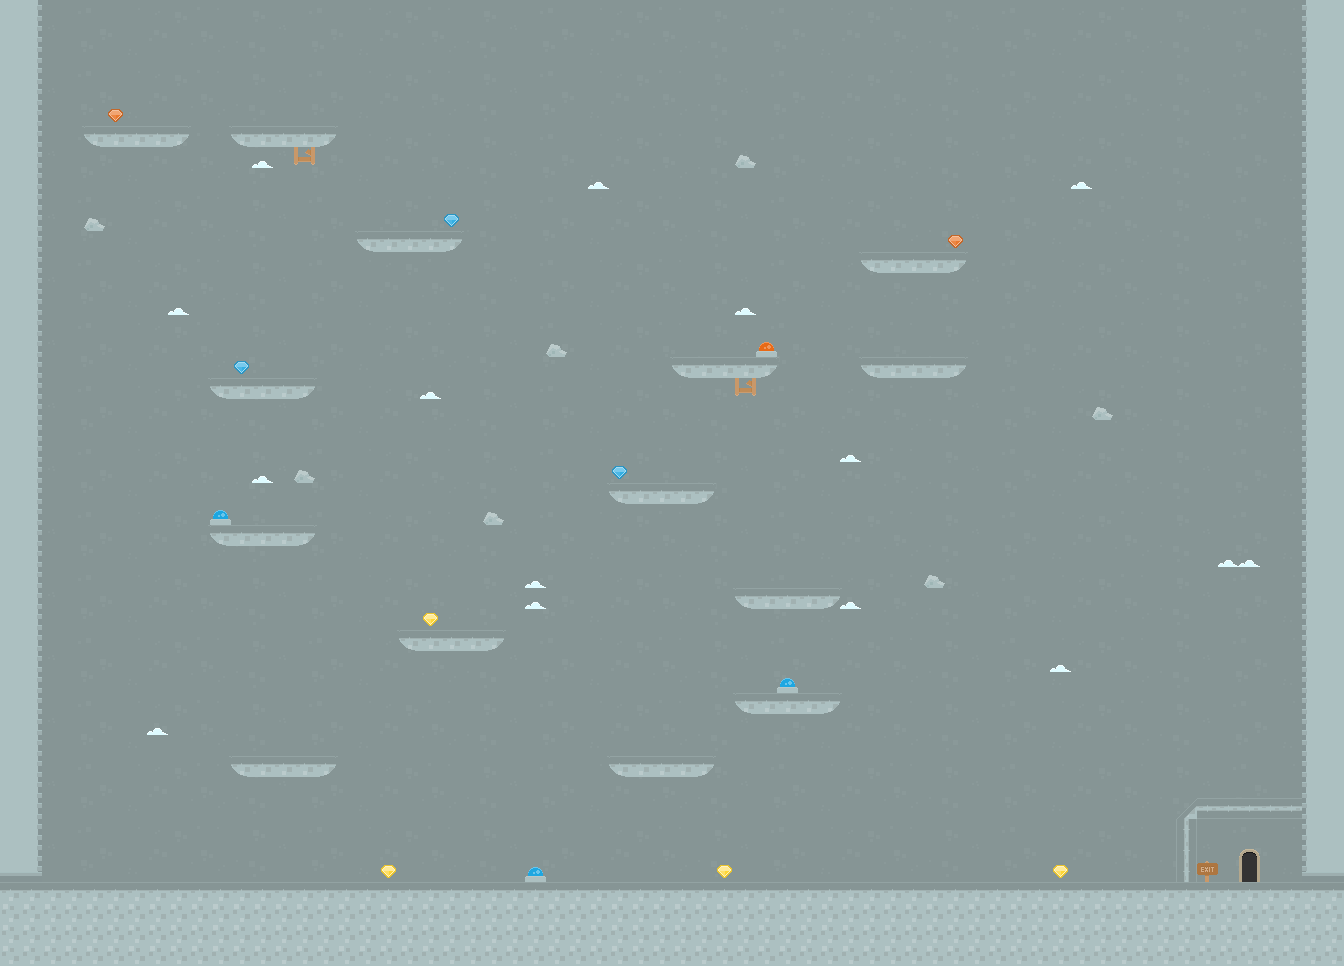

This game map was drawn from its Tiled (.tmx) file and the tilesets committed beside it. A one-line description and the trimmed map source follow:
An orthogonal 64x46 tile map with 21x21 px tiles, 8 tile layers (background, bg, Tile Layer 1, platforms, ...), 2 tilesets.

<map version="1.0" orientation="orthogonal" renderorder="right-down" width="64" height="46" tilewidth="21" tileheight="21">
 <tileset firstgid="1" name="Tile" tilewidth="21" tileheight="21" spacing="2" margin="2">
  <image source="tilemap.png" width="692" height="692" />
 </tileset>
 <tileset firstgid="901" name="backgrounds" tilewidth="21" tileheight="21">
  <image source="backgrounds.png" width="231" height="189" />
 </tileset>
 <layer name="background" width="64" height="46">
  <data>[2944 cells, 2944 non-empty, 33 distinct tile ids]</data>
 </layer>
 <layer name="bg" width="64" height="46">
  <data>[2944 cells, 30 non-empty, 6 distinct tile ids]</data>
 </layer>
 <layer name="Tile Layer 1" width="64" height="46">
  <data>[2944 cells, 424 non-empty, 8 distinct tile ids]</data>
 </layer>
 <layer name="platforms" width="64" height="46">
  <data>[2944 cells, 98 non-empty, 5 distinct tile ids]</data>
 </layer>
 <layer name="rewards" width="64" height="46">
  <data>[2944 cells, 9 non-empty, 3 distinct tile ids]</data>
 </layer>
 <layer name="cover" width="64" height="46">
  <data>[2944 cells, 9 non-empty, 2 distinct tile ids]</data>
 </layer>
 <layer name="cover2" width="64" height="46">
  <data>[2944 cells, 8 non-empty, 1 distinct tile ids]</data>
 </layer>
 <layer name="exit" width="64" height="46">
  <data>[2944 cells, 2 non-empty, 2 distinct tile ids]</data>
 </layer>
</map>
